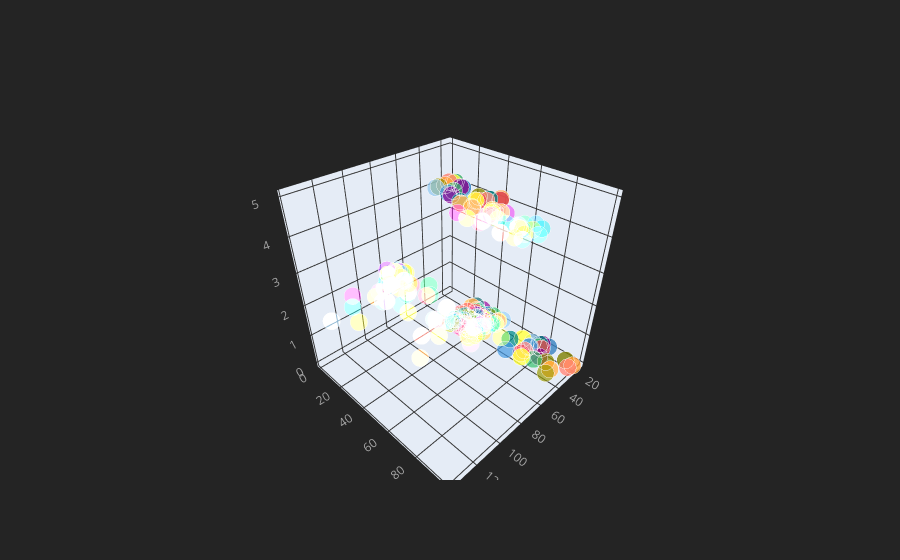

Notebook code cell kept with this figure:
### Code cell
X.iplot(kind='scatter3d', mode='markers', x="Annual Income (k$)", y="Spending Score (1-100)", z="Cluster Class")

### Figure 1 — Plotly figure (JSON) as saved in the notebook; plotly's stock layout.template omitted (floating-point values rounded to 4 significant figures; data arrays with more than 128 entries replaced by an {"elided": "..."} marker saying what was removed)
{"data": [{"marker": {"color": {"elided": "200 str values"}, "opacity": 0.8, "size": {"elided": "200 int values"}, "symbol": "circle"}, "mode": "markers", "text": {"elided": "200 str values"}, "type": "scatter3d", "x": {"elided": "200 int values"}, "y": {"elided": "200 int values"}, "z": {"elided": "200 int values"}}], "layout": {"legend": {"bgcolor": "#242424", "font": {"color": "#F4F4F4"}}, "paper_bgcolor": "#242424", "plot_bgcolor": "#242424", "scene": {"xaxis": {"gridcolor": "#343434", "showgrid": true, "tickfont": {"color": "#A4A4A4"}, "title": {"font": {"color": "#A4A4A4"}, "text": ""}, "zerolinecolor": "#343434"}, "yaxis": {"gridcolor": "#343434", "showgrid": true, "tickfont": {"color": "#A4A4A4"}, "title": {"font": {"color": "#A4A4A4"}, "text": ""}, "zerolinecolor": "#343434"}, "zaxis": {"gridcolor": "#343434", "showgrid": true, "tickfont": {"color": "#A4A4A4"}, "title": {"font": {"color": "#A4A4A4"}, "text": ""}, "zerolinecolor": "#343434"}}, "title": {"font": {"color": "#F4F4F4"}}}}
